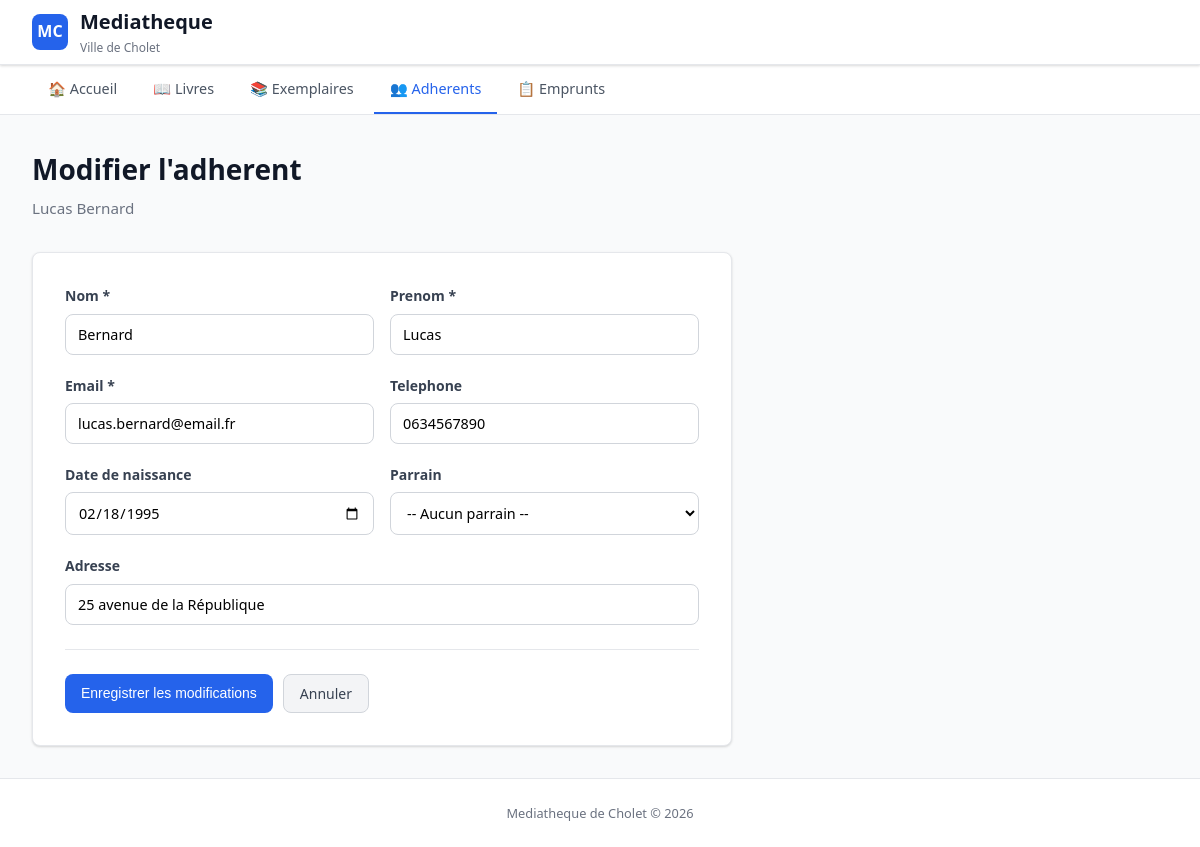
Before: /adherents/modifier.php?id=3 with the older database file.
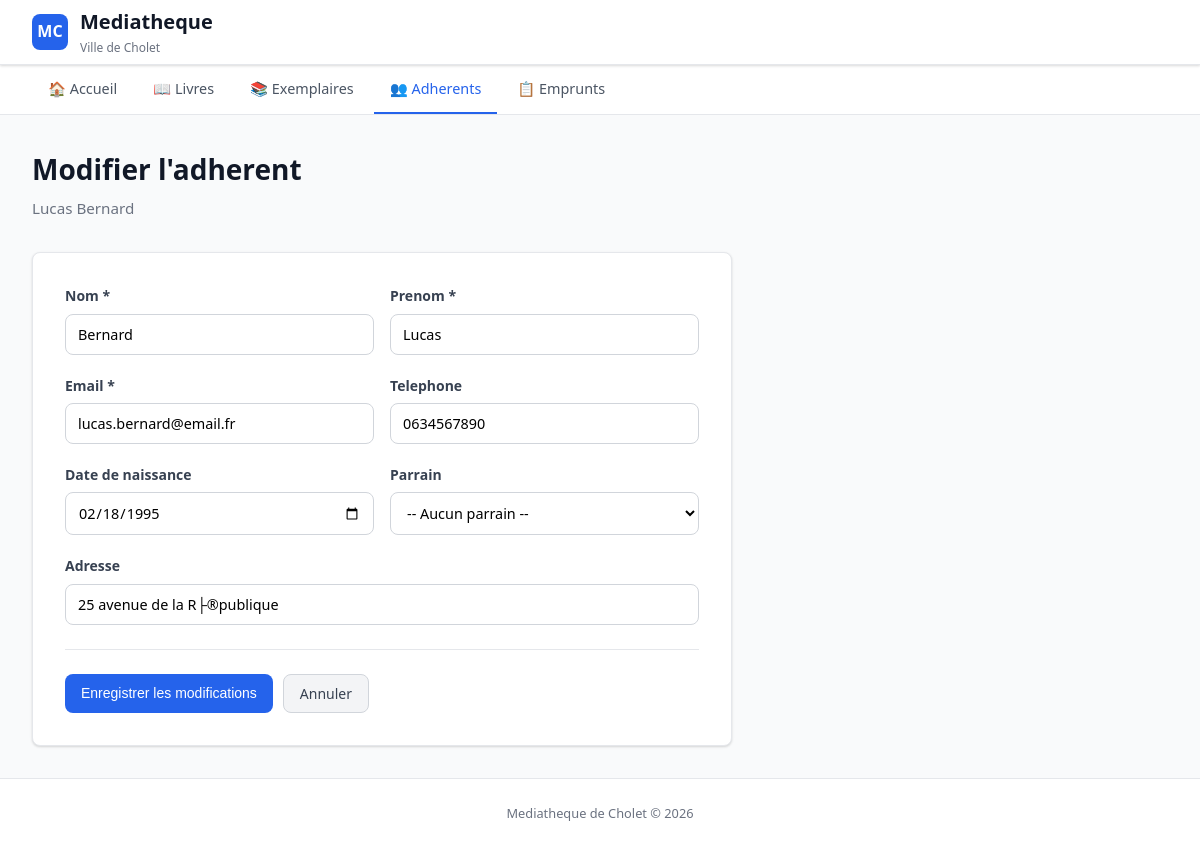
After: the same page with the newer database file.
### tables this page shows
CREATE TABLE `adherent` (
  `Id_Adherent` int NOT NULL AUTO_INCREMENT,
  `code_adherent` varchar(20) DEFAULT NULL,
  `nomadh` varchar(50) DEFAULT NULL,
  `prenomadh` varchar(50) DEFAULT NULL,
  `datenaissance` date DEFAULT NULL,
  `adresseadh` varchar(50) DEFAULT NULL,
  `mailadh` varchar(50) DEFAULT NULL,
  `telephoneadh` varchar(50) DEFAULT NULL,
  `dateadhesion` date DEFAULT NULL,
  `Id_Adherent_1` int DEFAULT NULL,
  PRIMARY KEY (`Id_Adherent`),
  KEY `Id_Adherent_1` (`Id_Adherent_1`),
  CONSTRAINT `adherent_ibfk_1` FOREIGN KEY (`Id_Adherent_1`) REFERENCES `adherent` (`Id_Adherent`)
);

### adherents/modifier.php (the view, shortened to what this page needs)
<?php
require_once __DIR__ . '/../config/database.php';
$id = intval($_GET['id'] ?? 0);
$stmt = $pdo->prepare("SELECT * FROM Adherent WHERE Id_Adherent = ?");
$stmt->execute([$id]);
$adherent = $stmt->fetch();
$nomadh = $adherent['nomadh'];
$prenomadh = $adherent['prenomadh'];
$datenaissance = $adherent['datenaissance'] ? date('Y-m-d', strtotime($adherent['datenaissance'])) : '';
$adresseadh = $adherent['adresseadh'];
$mailadh = $adherent['mailadh'];
$telephoneadh = $adherent['telephoneadh'];
require_once __DIR__ . '/../includes/header.php';
?>
<h1>Modifier l'adherent</h1>
<p class="subtitle"><?php echo htmlspecialchars($adherent['prenomadh'] . ' ' . $adherent['nomadh']); ?></p>
<div class="form-container">
    <form method="POST">
        <div class="form-row">
            <div class="form-group">
                <label for="nomadh">Nom *</label>
                <input type="text" id="nomadh" name="nomadh" value="<?php echo htmlspecialchars($nomadh); ?>" required>
            </div>
            <div class="form-group">
                <label for="prenomadh">Prenom *</label>
                <input type="text" id="prenomadh" name="prenomadh" value="<?php echo htmlspecialchars($prenomadh); ?>" required>
            </div>
        </div>
        <div class="form-row">
            <div class="form-group">
                <label for="mailadh">Email *</label>
                <input type="email" id="mailadh" name="mailadh" value="<?php echo htmlspecialchars($mailadh); ?>" required>
            </div>
            <div class="form-group">
                <label for="telephoneadh">Telephone</label>
                <input type="tel" id="telephoneadh" name="telephoneadh" value="<?php echo htmlspecialchars($telephoneadh); ?>">
            </div>
        </div>
        <div class="form-row">
            <div class="form-group">
                <label for="datenaissance">Date de naissance</label>
                <input type="date" id="datenaissance" name="datenaissance" value="<?php echo htmlspecialchars($datenaissance); ?>">
            </div>
            <div class="form-group">
                <label for="Id_Adherent_1">Parrain</label>
                <select id="Id_Adherent_1" name="Id_Adherent_1">
                    <option value="">-- Aucun parrain --</option>
                </select>
            </div>
        </div>
        <div class="form-group">
            <label for="adresseadh">Adresse</label>
            <input type="text" id="adresseadh" name="adresseadh" value="<?php echo htmlspecialchars($adresseadh); ?>">
        </div>
        <div class="form-actions">
            <button type="submit" class="btn btn-primary">Enregistrer les modifications</button>
            <a href="consulter.php?id=<?php echo $id; ?>" class="btn btn-secondary">Annuler</a>
        </div>
    </form>
</div>
<?php require_once __DIR__ . '/../includes/footer.php'; ?>

Changed rows visible on the page:
changed adherent "Lucas Bernard": adresseadh "25 avenue de la République" → "25 avenue de la R├®publique"
